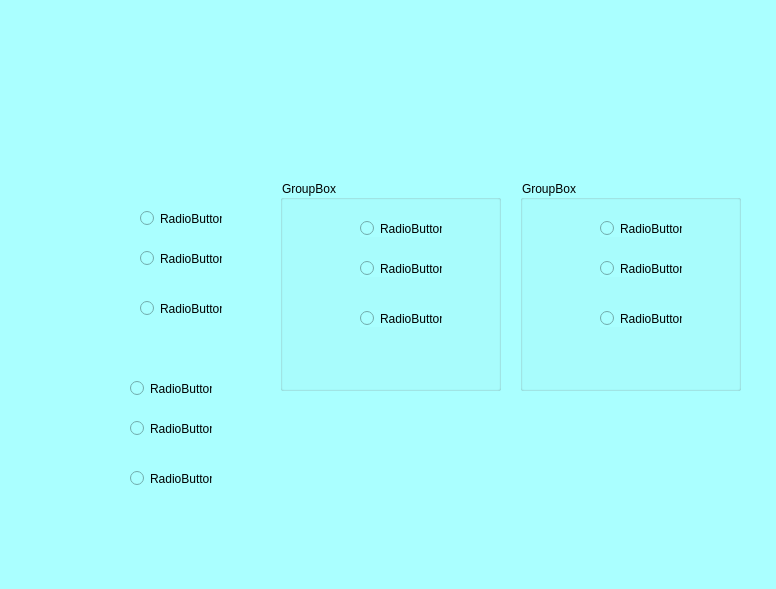
<?xml version="1.0" encoding="UTF-8"?>
<ui version="4.0">
 <class>MainWindow</class>
 <widget class="QMainWindow" name="MainWindow">
  <property name="geometry">
   <rect>
    <x>0</x>
    <y>0</y>
    <width>776</width>
    <height>589</height>
   </rect>
  </property>
  <property name="windowTitle">
   <string>MainWindow</string>
  </property>
  <property name="styleSheet">
   <string notr="true">background-color: rgb(170, 255, 255);</string>
  </property>
  <widget class="QWidget" name="centralwidget">
   <widget class="QLabel" name="label_2">
    <property name="geometry">
     <rect>
      <x>450</x>
      <y>20</y>
      <width>241</width>
      <height>111</height>
     </rect>
    </property>
    <property name="text">
     <string/>
    </property>
    <property name="pixmap">
     <pixmap>../Imagenes/Fi.png</pixmap>
    </property>
    <property name="scaledContents">
     <bool>true</bool>
    </property>
   </widget>
   <widget class="QLabel" name="label">
    <property name="geometry">
     <rect>
      <x>30</x>
      <y>20</y>
      <width>231</width>
      <height>101</height>
     </rect>
    </property>
    <property name="styleSheet">
     <string notr="true">background-color: rgb(170, 255, 255);</string>
    </property>
    <property name="text">
     <string/>
    </property>
    <property name="pixmap">
     <pixmap>../Imagenes/uat-logo.jpg</pixmap>
    </property>
    <property name="scaledContents">
     <bool>true</bool>
    </property>
   </widget>
   <widget class="QRadioButton" name="radioButton">
    <property name="geometry">
     <rect>
      <x>140</x>
      <y>210</y>
      <width>82</width>
      <height>17</height>
     </rect>
    </property>
    <property name="text">
     <string>RadioButton</string>
    </property>
   </widget>
   <widget class="QRadioButton" name="radioButton_2">
    <property name="geometry">
     <rect>
      <x>140</x>
      <y>250</y>
      <width>82</width>
      <height>17</height>
     </rect>
    </property>
    <property name="text">
     <string>RadioButton</string>
    </property>
   </widget>
   <widget class="QRadioButton" name="radioButton_3">
    <property name="geometry">
     <rect>
      <x>140</x>
      <y>300</y>
      <width>82</width>
      <height>17</height>
     </rect>
    </property>
    <property name="text">
     <string>RadioButton</string>
    </property>
   </widget>
   <widget class="QGroupBox" name="groupBox">
    <property name="geometry">
     <rect>
      <x>280</x>
      <y>180</y>
      <width>221</width>
      <height>211</height>
     </rect>
    </property>
    <property name="title">
     <string>GroupBox</string>
    </property>
    <widget class="QRadioButton" name="radioButton_4">
     <property name="geometry">
      <rect>
       <x>80</x>
       <y>80</y>
       <width>82</width>
       <height>17</height>
      </rect>
     </property>
     <property name="text">
      <string>RadioButton</string>
     </property>
    </widget>
    <widget class="QRadioButton" name="radioButton_5">
     <property name="geometry">
      <rect>
       <x>80</x>
       <y>40</y>
       <width>82</width>
       <height>17</height>
      </rect>
     </property>
     <property name="text">
      <string>RadioButton</string>
     </property>
    </widget>
    <widget class="QRadioButton" name="radioButton_6">
     <property name="geometry">
      <rect>
       <x>80</x>
       <y>130</y>
       <width>82</width>
       <height>17</height>
      </rect>
     </property>
     <property name="text">
      <string>RadioButton</string>
     </property>
    </widget>
   </widget>
   <widget class="QGroupBox" name="groupBox_2">
    <property name="geometry">
     <rect>
      <x>520</x>
      <y>180</y>
      <width>221</width>
      <height>211</height>
     </rect>
    </property>
    <property name="title">
     <string>GroupBox</string>
    </property>
    <widget class="QRadioButton" name="radioButton_7">
     <property name="geometry">
      <rect>
       <x>80</x>
       <y>80</y>
       <width>82</width>
       <height>17</height>
      </rect>
     </property>
     <property name="text">
      <string>RadioButton</string>
     </property>
    </widget>
    <widget class="QRadioButton" name="radioButton_8">
     <property name="geometry">
      <rect>
       <x>80</x>
       <y>40</y>
       <width>82</width>
       <height>17</height>
      </rect>
     </property>
     <property name="text">
      <string>RadioButton</string>
     </property>
    </widget>
    <widget class="QRadioButton" name="radioButton_9">
     <property name="geometry">
      <rect>
       <x>80</x>
       <y>130</y>
       <width>82</width>
       <height>17</height>
      </rect>
     </property>
     <property name="text">
      <string>RadioButton</string>
     </property>
    </widget>
   </widget>
   <widget class="QRadioButton" name="radioButton_10">
    <property name="geometry">
     <rect>
      <x>130</x>
      <y>420</y>
      <width>82</width>
      <height>17</height>
     </rect>
    </property>
    <property name="text">
     <string>RadioButton</string>
    </property>
   </widget>
   <widget class="QRadioButton" name="radioButton_11">
    <property name="geometry">
     <rect>
      <x>130</x>
      <y>380</y>
      <width>82</width>
      <height>17</height>
     </rect>
    </property>
    <property name="text">
     <string>RadioButton</string>
    </property>
   </widget>
   <widget class="QRadioButton" name="radioButton_12">
    <property name="geometry">
     <rect>
      <x>130</x>
      <y>470</y>
      <width>82</width>
      <height>17</height>
     </rect>
    </property>
    <property name="text">
     <string>RadioButton</string>
    </property>
   </widget>
  </widget>
  <widget class="QMenuBar" name="menubar">
   <property name="geometry">
    <rect>
     <x>0</x>
     <y>0</y>
     <width>776</width>
     <height>21</height>
    </rect>
   </property>
  </widget>
 </widget>
 <resources>
  <include location="../Imagenes/Recursos.qrc"/>
 </resources>
 <connections/>
</ui>
